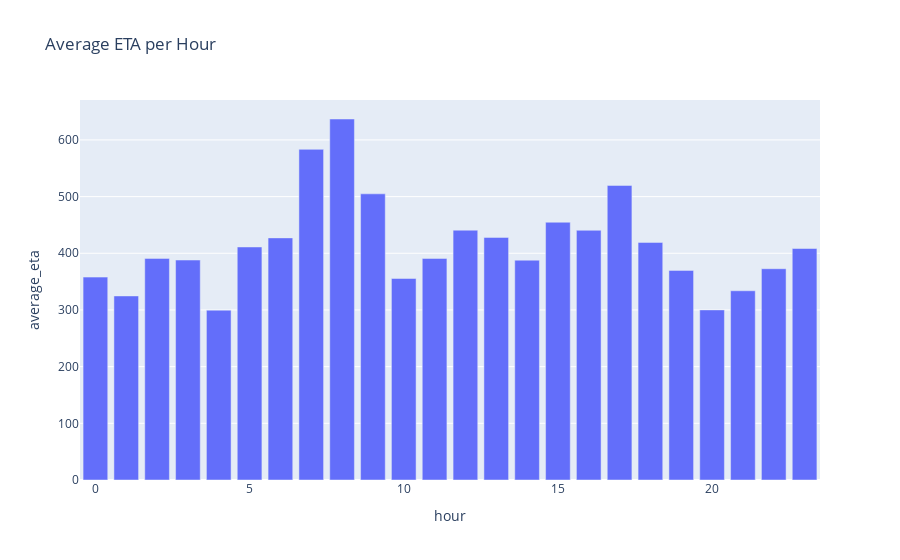

The notebook cell this image was saved under:
### Code cell
# average eta per hour

avg_eta = orders.groupby('hour')['m_order_eta'].mean().reset_index().rename(columns = {'m_order_eta':'average_eta'})
avg_eta['average_eta'] = avg_eta['average_eta'].round(2)

fig = px.bar(avg_eta,
             x = 'hour',
             y = 'average_eta',
             title = 'Average ETA per Hour')

fig.show()
avg_eta

### Figure 1 — Plotly figure (JSON) as saved in the notebook; plotly's stock layout.template omitted (floating-point values rounded to 4 significant figures)
{"data": [{"alignmentgroup": "True", "hovertemplate": "hour=%{x}<br>average_eta=%{y}<extra></extra>", "legendgroup": "", "marker": {"color": "#636efa", "pattern": {"shape": ""}}, "name": "", "offsetgroup": "", "orientation": "v", "showlegend": false, "textposition": "auto", "type": "bar", "x": [0, 1, 2, 3, 4, 5, 6, 7, 8, 9, 10, 11, 12, 13, 14, 15, 16, 17, 18, 19, 20, 21, 22, 23], "xaxis": "x", "y": [358.0, 324.8, 391.0, 388.1, 299.7, 411.1, 427.1, 583.4, 636.9, 504.9, 355.6, 390.9, 440.8, 428.0, 387.8, 454.8, 440.6, 519.7, 419.2, 369.8, 300.1, 333.9, 372.7, 408.4], "yaxis": "y"}], "layout": {"autosize": true, "barmode": "relative", "legend": {"tracegroupgap": 0}, "title": {"text": "Average ETA per Hour"}, "xaxis": {"anchor": "y", "autorange": true, "domain": [0, 1], "range": [-0.5, 23.5], "title": {"text": "hour"}, "type": "linear"}, "yaxis": {"anchor": "x", "autorange": true, "domain": [0, 1], "range": [0, 670.4], "title": {"text": "average_eta"}, "type": "linear"}}}
